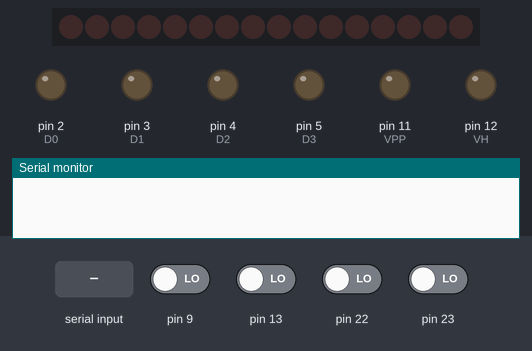
A sketch run on a simulated Arduino Uno, built with avr-gcc and run on an emulated ATmega328P. On the bench: 16 shift-register outputs drawn as a row of LEDs (first output left, lit = HIGH), output pins drawn as LEDs (lit = HIGH), the last lines printed to the serial monitor. The test bench sets the inputs (shaded band); at power-on: pin 9, pin 13, pin 22, pin 23 LOW. Pins used as bus, display or sensor lines are not drawn.

Above: at 1.2 s.
1.3 s: "B" received over Serial
2.8 s: "E" received over Serial
At 2.97 s:
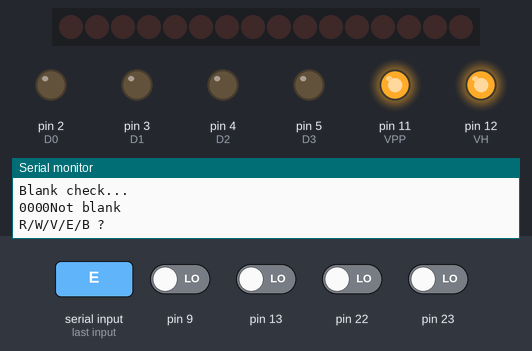
4.6 s: "W" received over Serial
At 4.9 s:
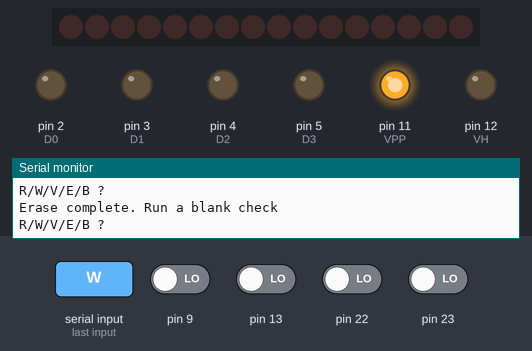
Timing chart, 0 to 7.6 s (numbered marks = the images above; inputs shaded):
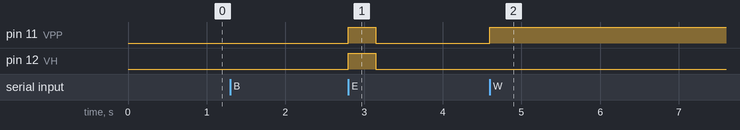

Measured:
- after the input at 2.8 s, pin 11 (VPP), pin 12 (VH): LOW → HIGH at once, → LOW 0.35 s later
- after the input at 4.6 s, pin 11 (VPP): LOW → HIGH at once

The sketch:

programmer.ino
```cpp
#define DS     A0    // Data pin
#define LATCH  A1    // Latch pin
#define CLOCK  A2    // Clock pin

#define D0 2
#define D1 3
#define D2 4
#define D3 5
#define D4 6
#define D5 7
#define D6 8
#define D7 10

// define the IO lines for the eeprom control
#define CE     A3
#define OE     A4

#define VH     12     //Erase Pin (A9)  12v
#define VPP    11     //OE Pin = VPP    12v


#define BUFFERSIZE 256
#define BLOCK_SIZE 256

byte buffer[BUFFERSIZE];
String mode;

void setup() {
  pinMode(DS, OUTPUT);
  pinMode(LATCH, OUTPUT);
  pinMode(CLOCK, OUTPUT);
  pinMode(VH, OUTPUT);
  pinMode(VPP, OUTPUT);
  digitalWrite(VH, LOW);
  digitalWrite(VPP, LOW);
  pinMode(CE, OUTPUT);
  pinMode(OE, OUTPUT);
  digitalWrite(CE, HIGH);
  digitalWrite(OE, HIGH);

  Serial.begin(115200);       // Start serial communication

}

void loop() {

  if (Serial.available()) {
    char c = toupper(Serial.read());
    mode = String(c);
  }

  if (mode == "R") { Read(); reset(); }
  if (mode == "W") { Write(); reset(); }
  if (mode == "V") { Verify(); reset(); }
  if (mode == "E") { Erase(); reset(); }
  if (mode == "B") { BlankCheck(); reset(); }
}


// ================= VERIFY ======================

void Verify() {
  data_bus_input();    // <<< ADD THIS
  data_bus_input();

  for (long addr = 0; addr <= 65535; addr++) {
    byte value = read_byte(addr);
    Serial.write(value); // send directly to PC
  }
}

// ================= WRITE =======================

void Write() {
  data_bus_output();

  digitalWrite(OE, HIGH);       // must be HIGH for programming
  digitalWrite(VPP, HIGH);  // 12.5V ON
  delay(10);
  byte block[BLOCK_SIZE];

    for (long block_start = 0; block_start <= 0xFFFF; block_start += BLOCK_SIZE) {
        // Receive a block of 256 bytes from Python
        for (int i = 0; i < BLOCK_SIZE; i++) {
            while (Serial.available() == 0);
            block[i] = Serial.read();
        }

        // Receive 1-byte checksum from Python
        while (Serial.available() == 0);
        byte expected_checksum = Serial.read();

        // Compute checksum on Arduino
        byte sum = 0;
        for (int i = 0; i < BLOCK_SIZE; i++) sum += block[i];

        // Compare checksum
        if (sum != expected_checksum) {
            // checksum mismatch → request retransmit
            Serial.write(0x00); // NACK
            block_start -= BLOCK_SIZE; // retry same block
            continue;
        }

        // Checksum OK → write block to chip
        for (int i = 0; i < BLOCK_SIZE; i++) {
            uint16_t addr = block_start + i;
            writeAdress(addr);
            write_data_bus(block[i]);

            digitalWrite(CE, LOW);
            delayMicroseconds(100);
            digitalWrite(CE, HIGH);
            delayMicroseconds(1);

            Serial.write(0xFF); // ACK per byte
        }

        // ACK block
        Serial.write(0xFF);
    }

  digitalWrite(VPP, LOW);   // turn off 12.5V
  data_bus_input();

}


// ================= READ ========================
void Read() {
  Serial.println("Reading...");

  long Start_Address = 0x0000;
  long BlockSize = 0x10000;   // 64 KB
 data_bus_input();
  for (long y = 0; y < BlockSize / 256; y++) {

    for (int x = 0; x < 256; x++) {
      buffer[x] = read_byte(Start_Address + y * 256 + x);
    }

    // PRINT
    printHex(Start_Address + y * 256, 4);
    Serial.print(": ");
    for (int i = 0; i < 16; i++) {
      printHex(buffer[i], 2);
      Serial.print(" ");
    }
    Serial.println();
  }

  Serial.println("Read done.");
}

// ================= ERASE =======================
void Erase() {
  digitalWrite(CE, HIGH);
  digitalWrite(OE, HIGH);
  digitalWrite(VH, HIGH);
  digitalWrite(VPP, HIGH);
  delay(1);

  //erase pulse
  digitalWrite(CE, LOW);
  delay(350);
  digitalWrite(CE, HIGH);
  delayMicroseconds(1);

  //Turning Off
  digitalWrite(VH, LOW);
  digitalWrite(VPP, LOW);
  delayMicroseconds(1);

  Serial.println("Erase complete. Run a blank check");
}

// ================= BLANK =======================
void BlankCheck() {
  Serial.println("Blank check...");
    data_bus_input();    // <<< ADD THIS

  for (long a = 0; a < 65536; a++) {
    if (read_byte(a) != 0xFF) {
      printHex(a, 4);
      Serial.println("Not blank");
      return;
    }
  }
  Serial.println("OK");
}


void reset() {
  mode = "";
  Serial.println("R/W/V/E/B ?");
}
//###############################################################
// DATA BUS functions
//###############################################################
// Function to write 16 bits to two daisy-chained 595s
void writeAdress(uint16_t value) {
  digitalWrite(LATCH, LOW);          // Start sending data
  shiftOut(DS, CLOCK, MSBFIRST, (value >> 8) & 0xFF);
  shiftOut(DS, CLOCK, MSBFIRST, value & 0xFF);
  digitalWrite(LATCH, HIGH);         // Latch data to output pins
}

inline byte read_data_bus() {
    // Read D0-D5 (PD2-PD7)
    byte lower = (PIND & 0b11111100) >> 2;  // shift PD2-PD7 to bits 0-5

    // Read D6 (PB0) and D7 (PB2)
    byte upper = ((PINB & (1 << PB0)) << 6)  // PB0 → bit 6
               | ((PINB & (1 << PB2)) << 5); // PB2 → bit 7

    return lower | upper;
}
byte read_byte(unsigned int address) {
  writeAdress(address);

  digitalWrite(CE, LOW);
  digitalWrite(OE, LOW);
  delayMicroseconds(5);   // allow access time

  byte data = read_data_bus();

  digitalWrite(OE, HIGH);
  digitalWrite(CE, HIGH);

  return data;
}

void printHex(int num, int precision) {
  char tmp[16];
  char format[128];

  sprintf(format, "%%.%dX", precision);
  sprintf(tmp, format, num);
  Serial.print(tmp);
}

void data_bus_input() {
  pinMode(D0, INPUT);
  pinMode(D1, INPUT);
  pinMode(D2, INPUT);
  pinMode(D3, INPUT);
  pinMode(D4, INPUT);
  pinMode(D5, INPUT);
  pinMode(D6, INPUT);
  pinMode(D7, INPUT);
}

void data_bus_output() {
  pinMode(D0, OUTPUT);
  pinMode(D1, OUTPUT);
  pinMode(D2, OUTPUT);
  pinMode(D3, OUTPUT);
  pinMode(D4, OUTPUT);
  pinMode(D5, OUTPUT);
  pinMode(D6, OUTPUT);
  pinMode(D7, OUTPUT);
}

inline void write_data_bus(byte data)
{
    // D0-D5 → PD2-PD7
    // Clear PD2-PD7 bits
    PORTD = (PORTD & 0b00000011) | (data << 2);

    // D6 → PB0, D7 → PB2
    // Clear PB0 and PB2
    PORTB = (PORTB & 0b11111010)
            | ((data & 0x40) >> 6)    // D6 → PB0
            | ((data & 0x80) >> 5);   // D7 → PB2
}
```
